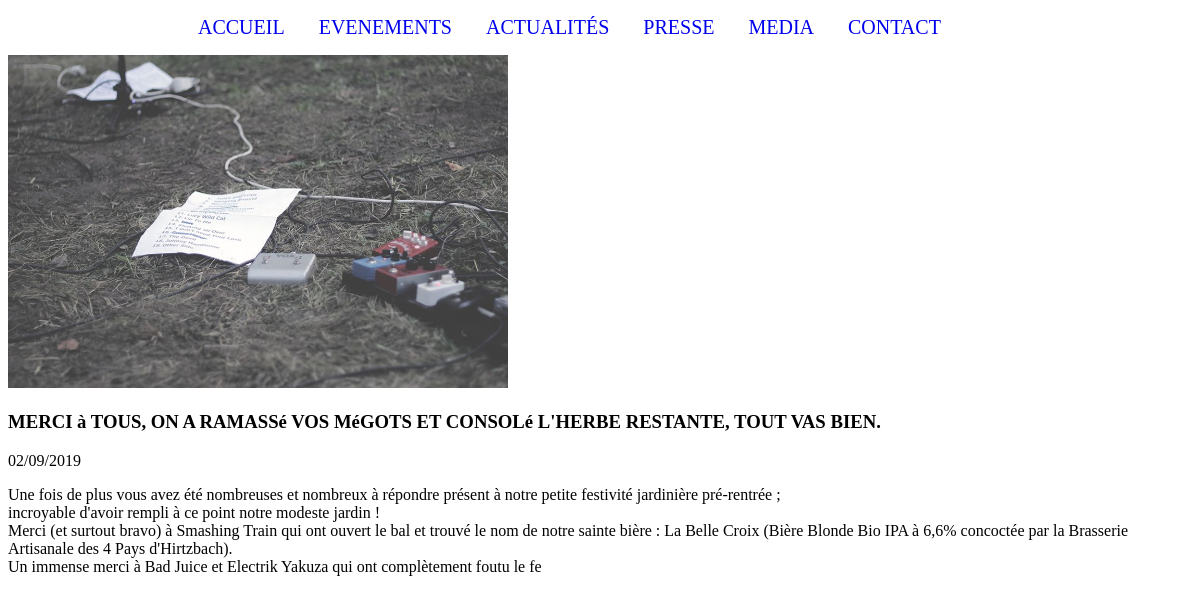
The page /index.php?controller=actualite&action=single&id=1 on the database its author committed.
### tables this page shows
CREATE TABLE Actualites(
        id_actualite      Int  Auto_increment  NOT NULL ,
        titre_actualite   Varchar (200) NOT NULL ,
        contenu_actualite Varchar (500) NOT NULL ,
        date_actualite    Date NOT NULL ,
        affiche_actualite Varchar (250) NOT NULL
	,CONSTRAINT Actualites_PK PRIMARY KEY (id_actualite)
);

### controllers/controller.php (called while the page is built, shortened)
<?php
	class controller{
		protected $_contenu;
		protected function display($data = array()){
            include("views/header.php");
			include("views/".$this->_contenu);
			include("views/footer.php");
		}
	}

### controllers/actualite_controller.php (called while the page is built, shortened)
<?php
	include("models/actualiteManager_class.php");
	include("models/actualite_class.php");
	class actualite_ctrl extends controller{
        public function single(){
            $data['page']	= 'actualite';
            $objActualiteManager	= new actualiteManager;
            $arrActualite 		= $objActualiteManager->get($_GET['id']);
            $objActualite = new Actualite;
            $objActualite->hydrate($arrActualite);
            $data["objActualite"]= $objActualite;
            $this->display($data);
        }
	}

### models/actualite_class.php (called while the page is built, shortened)
<?php
	class actualite{
		private $_title;
		private $_img;
		private $_date;
		private $_content;
		public function setTitre_actualite($data){
			$this->_title = $data;
		}
		public function setAffiche_actualite($data){
			$this->_img = $data;
		}
		public function setDate_actualite($data){
			$this->_date = $data;
		}
		public function setContenu_actualite($data){
			$this->_content = $data;
		}
		public function getTitle(){
			return strtoupper($this->_title);
		}
		public function getImg(){
			return	$this->_img;
		}
        public function getFrenchDate(){
            $dayMonthYears = explode(" ",$this->_date)[0];
            $day = explode("-",$dayMonthYears)[2];
            $month = explode("-",$dayMonthYears)[1];
            $year = explode("-",$dayMonthYears)[0];
            return $day . "/" . $month . "/" . $year;
        }
		public function getContent(){
			return nl2br($this->_content);
		}
	}

### models/manager_class.php (called while the page is built, shortened)
<?php
	class manager{
		public function __construct(){
			try{
				$this->_db = new PDO("mysql:host=localhost;dbname=domaine", "root", "");
			} catch(Exception $e) {
				echo "Échec : " . $e->getMessage();
			}
		}
	}

### models/actualiteManager_class.php (called while the page is built, shortened)
<?php
	class actualiteManager extends manager{
		public function get($intId){
            $strQuery = "SELECT * FROM Actualites WHERE id_actualite = $intId";
            $query = $this->_db->query($strQuery);
            $arrResult = $query->fetch();
            return $arrResult;
		}
	}

### tools/path.php (called while the page is built, shortened)
<?php
$urlAfficheActu = "ressources/upload/afficheActu/";
?>

### views/objects/single/actualite_object.php (the view)
<article>
	<img alt="<?php echo $objActualite->getTitle(); ?>"
		 width="500" src="<?php echo $urlAfficheActu . $objActualite->getImg(); ?>">
	<div>
		<h3><?php echo $objActualite->getTitle(); ?></h3>
		<p><?php echo $objActualite->getFrenchDate() ?></p>
		<p class="content"><?php echo $objActualite->getContent(); ?></p>
	</div>
</article>

### rows shown on the page
actualites: affiche_actualite (picture), titre_actualite "MERCI à TOUS, ON A RAMASSé VOS MéGOTS ET CONSOLé L'HERBE RESTANTE, TOUT VAS BIEN.", date_actualite "02/09/2019", contenu_actualite "Une fois de plus vous avez été nombreuses et nombreux à répondre présent à notre petite festivité jardinière pré-rentrée ; incroyable d'avoir rempli à ce point notre modeste jardin ! Merci (et surtout bravo) à Smashing Train qui ont ouvert le bal et trouvé le nom de notre sainte bière : La Belle Croix (Bière Blonde Bio IPA à 6,6% concoctée par la Brasserie Artisanale des 4 Pays d'Hirtzbach). Un immense merci à Bad Juice et Electrik Yakuza qui ont complètement foutu le fe"
